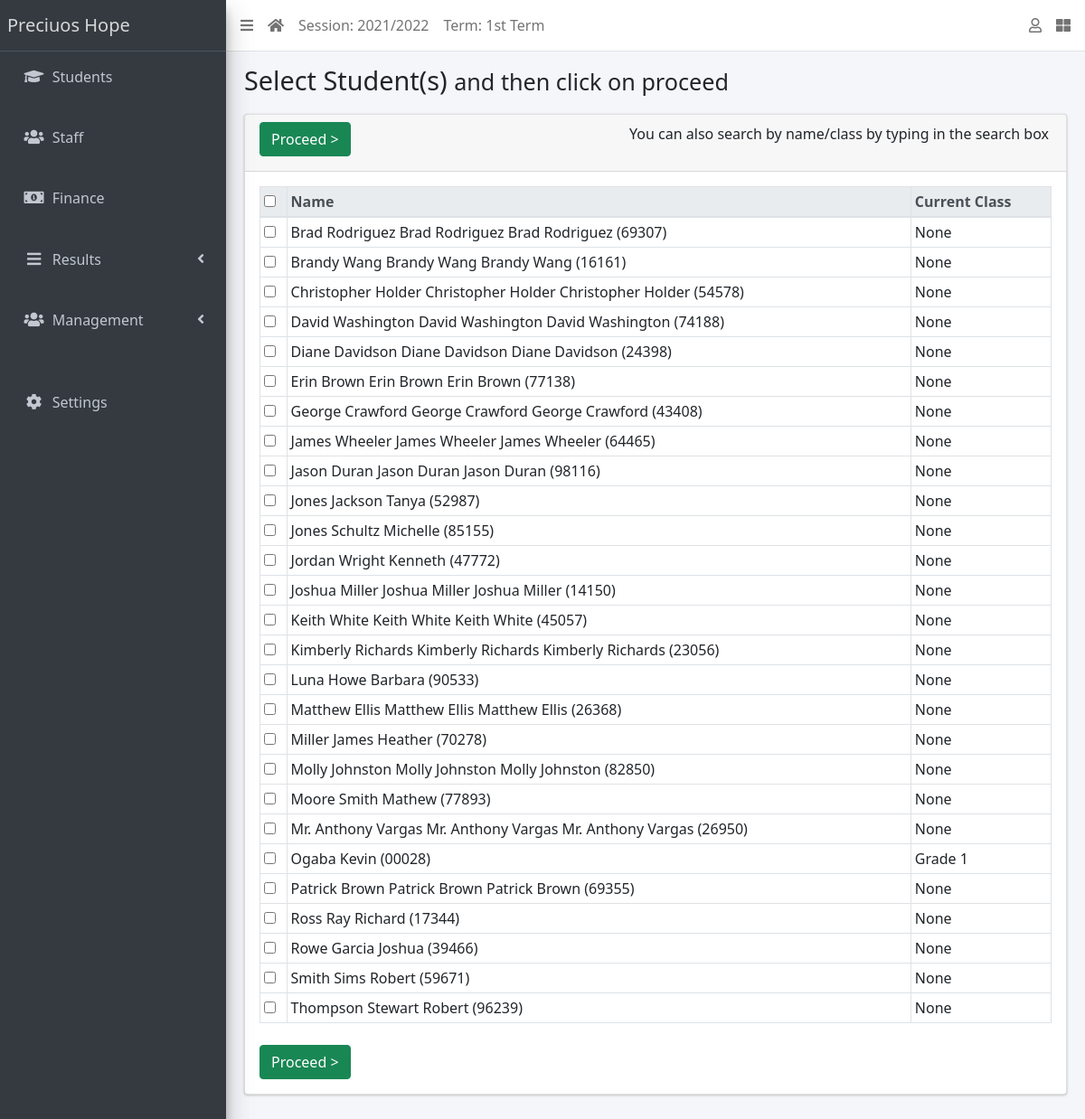
Page /results/create/ (signed in) on the committed database.
### apps/management/models.py (models this page shows, shortened)
class AcademicSession(models.Model):
    name = models.CharField(max_length=200, unique=True)
    current = models.BooleanField(default=True)
    created_by = models.ForeignKey(settings.AUTH_USER_MODEL, on_delete=models.DO_NOTHING, null=True)
    class Meta:
        ordering = ['name']

class AcademicTerm(models.Model):
    name = models.CharField(max_length=20, unique=True)
    guide = models.ForeignKey(Staff, on_delete=models.CASCADE, null=True, default=None)
    current = models.BooleanField(default=True)
    created_by = models.ForeignKey(settings.AUTH_USER_MODEL, on_delete=models.DO_NOTHING, null=True)
    class Meta:
        ordering = ['name']

class SiteConfig(models.Model):
    key = models.SlugField()
    value = models.CharField(max_length=250)

class Stud_Class(models.Model):
    name = models.CharField(max_length=200, unique=True)
    created_by = models.ForeignKey(settings.AUTH_USER_MODEL, on_delete=models.DO_NOTHING, null=True)
    class Meta:
        verbose_name = "Class"
        verbose_name_plural = "Classes"
        ordering = ['name']
    def __str__(self):
        return self.name

### apps/students/models.py (models this page shows, shortened)
class Student(models.Model):
    STATUS_CHOICES = [("active", "Active"), ("inactive", "Inactive")]
    GENDER_CHOICES = [("male", "Male"), ("female", "Female")]
    current_status = models.CharField(
        max_length=10, choices=STATUS_CHOICES, default="active")
    registration_number = models.CharField(max_length=200, unique=True)
    first_name = models.CharField(max_length=200)
    surname = models.CharField(max_length=200, blank=True)
    last_name = models.CharField(max_length=200)
    gender = models.CharField(max_length=10, choices=GENDER_CHOICES, default="male")
    date_of_birth = models.DateField(default=timezone.now)
    current_class = models.ForeignKey(to="management.Stud_Class", on_delete=models.SET_NULL, blank=True, null=True)
    date_of_admission = models.DateField(default=timezone.now)
    mobile_num_regex = RegexValidator(
        regex="^[0-9]{10,15}$", message="Enter a valid phone number")
    student_mobile = models.CharField(
        validators=[mobile_num_regex], max_length=14, blank=False)
    student_email = models.EmailField(null=True)
    parent_mobile = models.CharField(
        validators=[mobile_num_regex], max_length=14, blank=True)
    parent_email = models.EmailField(null=True)
    address = models.TextField(blank=True)
    passport = models.ImageField(blank=True, upload_to="students/passports/")
    class Meta:
        ordering = ["last_name", "surname", "first_name"]
    def __str__(self):
        return f"{self.last_name} {self.surname} {self.first_name}  ({self.registration_number})"

### apps/results/views.py (the view, shortened to what this page needs)
# urls.py: path("create/", create_result, name="create-result"),
@login_required
@user_passes_test(user_is_staff)
def create_result(request):
    students = Student.objects.all()
    return render(request, "results/create_result.html", {"students": students})

### apps/management/context_processors.py (called while the page is built)
def site_defaults(request):
    current_session = AcademicSession.objects.get(current=True)
    current_term = AcademicTerm.objects.get(current=True)
    vals = SiteConfig.objects.all()
    context = {
        'current_session': current_session.name,
        'current_term': current_term.name
    }
    for val in vals:
        context[val.key] = val.value
    return context

### apps/management/views.py (called while the page is built)
def user_is_staff(user):
    return user.is_staff

### apps/results/templates/results/create_result.html (shortened to what this page needs)
{% extends 'base.html' %}
{% block title %}
  Select Student(s) <span class="small">and then click on proceed</span>
{% endblock title %}
{% block content-header %}
  <form method="POST">
  <div class="card-header">
    <h3 class="card-title">
      <input type="submit" class="btn btn-success" value="Proceed >">
    </h3>
    <div class="card-tools">
      <p class="small btn btn-tool">You can also search by name/class by typing in the search box</p>
    </div>
  </div>
{% endblock content-header %}
{% block content %}
  <table id="studenttable" class="table table-sm table-bordered" data-page-length='100'>
    <thead class="thead-light">
      <tr>
        <th><input type="checkbox" id="selecter"></th>
        <th>Name</th>
        <th>Current Class</th>
      </tr>
    </thead>
    <tbody>
      {% for student in students %}
        <tr>
          <td><input type="checkbox" id="{{ student.id }}" name="students" value="{{ student.id}}"></td>
          <td>{{student}} </td>
          <td>{{student.current_class}}</td>
        </tr>
      {% endfor %}
    </tbody>
  </table>
  <input type="submit" class="btn btn-success mt-2" value="Proceed >">
</form>
{% endblock content %}

### templates/base.html (shortened to what this page needs)
{% load static %}
<!DOCTYPE html>
<html lang="en">
<head>
  <link rel="stylesheet" href="{% static 'plugins/fontawesome-free/css/all.min.css' %}">
  <link rel="stylesheet" href="{% static 'plugins/toastr/toastr.min.css' %}">
  <link rel="stylesheet"
    href="{% static 'plugins/overlayScrollbars/css/OverlayScrollbars.min.css' %}">
  <link rel="stylesheet" href="{% static 'plugins/Datatables/datatables.min.css' %}" />
  <link rel="stylesheet" href="{% static 'dist/css/adminlte.min.css' %}">
  <link href="https://cdn.jsdelivr.net/npm/bootstrap@5.1.1/dist/css/bootstrap.min.css" rel="stylesheet">
</head>
<body
  class="hold-transition sidebar-mini layout-fixed layout-navbar-fixed layout-footer-fixed">
  <div class="wrapper">
    <nav class="main-header navbar navbar-expand navbar-white navbar-light">
      <ul class="navbar-nav">
        <li class="nav-item">
          <a class="nav-link" data-widget="pushmenu" href="#" role="button"><i
              class="fas fa-bars"></i></a>
        </li>
        <li class="nav-item d-none d-sm-inline-block">
          <a href="{% url 'home' %} " class="nav-link"><i class="fa fa-home"></i></a>
        </li>
        <li class="nav-item d-none d-sm-inline-block">
          <a href="{% url 'current-session' %}" class="nav-link">Session: {{ current_session }}</a>
        </li>
        <li class="nav-item d-none d-sm-inline-block">
          <a href="{% url 'current-session' %}" class="nav-link">Term: {{ current_term }}</a>
        </li>
      </ul>
      <ul class="navbar-nav ml-auto">
        <li class="nav-item dropdown">
          <a class="nav-link" data-toggle="dropdown" href="#">
            <i class="far fa-user"></i>
          </a>
        </li>
        <li class="nav-item">
          <a class="nav-link" data-widget="control-sidebar" data-slide="true"
            href="#" role="button"><i class="fas fa-th-large"></i></a>
        </li>
      </ul>
    </nav>
    <aside class="main-sidebar sidebar-dark-primary elevation-4">
      <a href="{% url 'home' %}" class="brand-link">{{ school_name | default:"School" }}</a>
      <div class="sidebar">
        <nav class="mt-2">
          <ul class="nav nav-pills nav-sidebar flex-column"
            data-widget="treeview" role="menu" data-accordion="false">
            <li class="nav-item">
              <a href="{% url 'student-list' %}" class="nav-link">
                <i class="nav-icon fas fa-graduation-cap"></i>
                <p>
                  Students
                </p>
              </a>
            </li>
            <br>
            <li class="nav-item">
              <a href="{% url 'staff-list' %}" class="nav-link">
                <i class="nav-icon fas fa-users"></i>
                <p>
                  Staff
                </p>
              </a>
            </li>
            <br>
            <li class="nav-item">
              <a href="{% url 'invoice-list' %}" class="nav-link">
                <i class="nav-icon fas fa-money-bill-alt"></i>
                <p>
                  Finance
                </p>
              </a>
            </li>
            <br>
            <li class="nav-item has-treeview">
              <a href="#" class="nav-link">
                <i class="nav-icon fas fa-bars"></i>
                <p>
                  Results
                  <i class="fas fa-angle-left right"></i>
                </p>
              </a>
            </li>
            <br>
            <li class="nav-item has-treeview">
              <a href="#" class="nav-link">
                <i class="nav-icon fas fa-users"></i>
                <p>
                  Management
                  <i class="fas fa-angle-left right"></i>
                </p>
              </a>
            </li>
            <br>
            <br>
            <li class="nav-item">
              <a href="{% url 'configs' %}" class="nav-link">
                <i class="nav-icon fas fa-cog"></i>
                <p>
                  Settings
                </p>
              </a>
            </li>
          </ul>
        </nav>
      </div>
    </aside>
    <div class="content-wrapper">
      <section class="content-header">
        <div class="container-fluid">
          <div class="row mb-1">
            <div class="col-sm-8">
              <h1>{% block title %}{% endblock title %}</h1>
            </div>
            <div class="col-sm-4">
            </div>
          </div>
        </div>
      </section>
      <section class="content">
        <div class="container-fluid">
          <div class="row">
            <div class="col-md-12">
              {% block fullcard %}
              <div class="card">
                {% block content-header %}{% endblock content-header %}
                <div class="card-body">
                  <div class="row">
                    <div class="col">
                      {% block content %}
                      {% endblock content %}
                    </div>
                  </div>
                </div>
              </div>
              {% endblock fullcard %}
            </div>
          </div>
</body>
</html>

### rows in the picture
AcademicSession: name "2021/2022"
AcademicTerm: name "1st Term"
SiteConfig: value "Preciuos Hope"
Student: last_name+surname+first_name "Brad Rodriguez Brad Rodriguez Brad Rodriguez (69307)", current_class "None"
Student: last_name+surname+first_name "Brandy Wang Brandy Wang Brandy Wang (16161)", current_class "None"
Student: last_name+surname+first_name "Christopher Holder Christopher Holder Christopher Holder (54578)", current_class "None"
Student: last_name+surname+first_name "David Washington David Washington David Washington (74188)", current_class "None"
Student: last_name+surname+first_name "Diane Davidson Diane Davidson Diane Davidson (24398)", current_class "None"
Student: last_name+surname+first_name "Erin Brown Erin Brown Erin Brown (77138)", current_class "None"
Student: last_name+surname+first_name "George Crawford George Crawford George Crawford (43408)", current_class "None"
Student: last_name+surname+first_name "James Wheeler James Wheeler James Wheeler (64465)", current_class "None"
Student: last_name+surname+first_name "Jason Duran Jason Duran Jason Duran (98116)", current_class "None"
Student: last_name+surname+first_name "Jones Jackson Tanya (52987)", current_class "None"
Student: last_name+surname+first_name "Jones Schultz Michelle (85155)", current_class "None"
Student: last_name+surname+first_name "Jordan Wright Kenneth (47772)", current_class "None"
Student: last_name+surname+first_name "Joshua Miller Joshua Miller Joshua Miller (14150)", current_class "None"
Student: last_name+surname+first_name "Keith White Keith White Keith White (45057)", current_class "None"
Student: last_name+surname+first_name "Kimberly Richards Kimberly Richards Kimberly Richards (23056)", current_class "None"
Student: last_name+surname+first_name "Luna Howe Barbara (90533)", current_class "None"
Student: last_name+surname+first_name "Matthew Ellis Matthew Ellis Matthew Ellis (26368)", current_class "None"
Student: last_name+surname+first_name "Miller James Heather (70278)", current_class "None"
Student: last_name+surname+first_name "Molly Johnston Molly Johnston Molly Johnston (82850)", current_class "None"
Student: last_name+surname+first_name "Moore Smith Mathew (77893)", current_class "None"
Student: last_name+surname+first_name "Mr. Anthony Vargas Mr. Anthony Vargas Mr. Anthony Vargas (26950)", current_class "None"
Student: last_name+surname+first_name "Ogaba Kevin (00028)", current_class "Grade 1"
Student: last_name+surname+first_name "Patrick Brown Patrick Brown Patrick Brown (69355)", current_class "None"
Student: last_name+surname+first_name "Ross Ray Richard (17344)", current_class "None"
Student: last_name+surname+first_name "Rowe Garcia Joshua (39466)", current_class "None"
Student: last_name+surname+first_name "Smith Sims Robert (59671)", current_class "None"
Student: last_name+surname+first_name "Thompson Stewart Robert (96239)", current_class "None"
